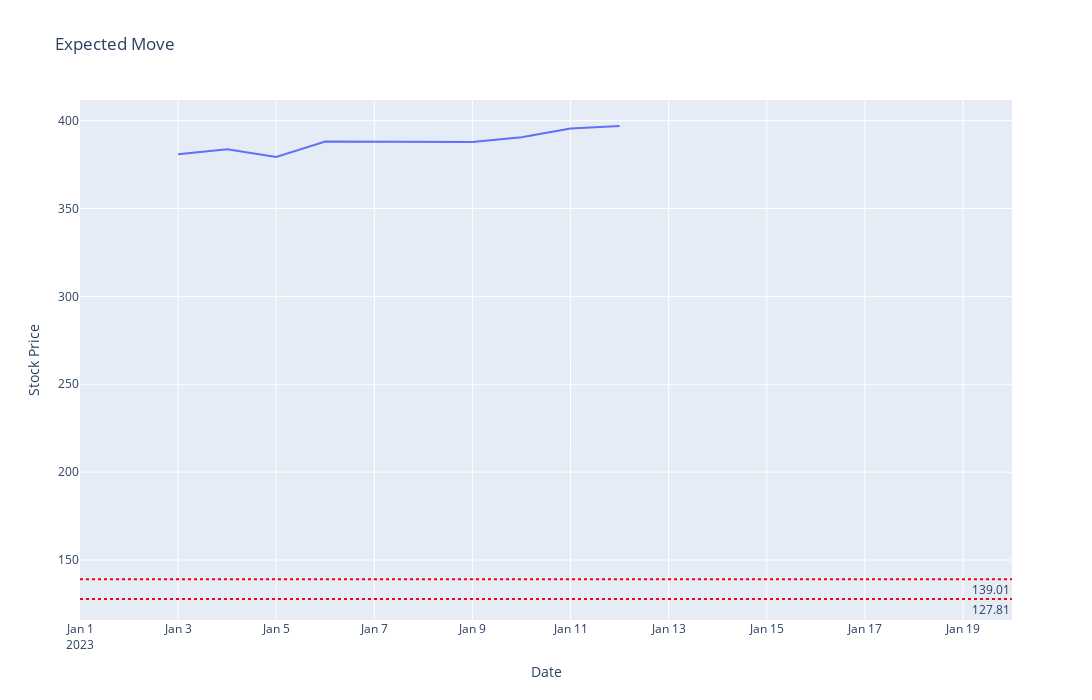

Notebook cell for this chart:
### Code cell
#extending time period into the future
b = pd.date_range(start =sDate, periods = 20)
data = yf.download('SPY', start = "2023-01-01")
#adding the future dates into the data dataframe
data.index.append(b)
fig = px.line(data, x=data.index, y=data['Close'], title = 'Expected Move')
fig.update_xaxes(range=["2023-01-01", Exp_Date ])
fig.add_hline(y=upper_move, line = dict(color = 'red', width =2), line_dash="dot", annotation_text=upper_move,
              annotation_position="bottom right")
fig.add_hline(y=lower_move, line = dict(color = 'red', width =2), line_dash="dot", annotation_text=lower_move, 
              annotation_position="bottom right")
fig.update_yaxes(title_text="Stock Price")
fig.update_xaxes(title_text="Date")
fig.update_layout(height=700, width=1500, 
                  showlegend=False)

fig.show()

### Figure 1 — Plotly figure (JSON) as saved in the notebook; plotly's stock layout.template omitted (floating-point values rounded to 4 significant figures)
{"data": [{"hovertemplate": "Date=%{x}<br>Close=%{y}<extra></extra>", "legendgroup": "", "line": {"color": "#636efa", "dash": "solid"}, "marker": {"symbol": "circle"}, "mode": "lines", "name": "", "orientation": "v", "showlegend": false, "type": "scatter", "x": ["2023-01-03T00:00:00", "2023-01-04T00:00:00", "2023-01-05T00:00:00", "2023-01-06T00:00:00", "2023-01-09T00:00:00", "2023-01-10T00:00:00", "2023-01-11T00:00:00", "2023-01-12T00:00:00"], "xaxis": "x", "y": [380.8, 383.8, 379.4, 388.1, 387.9, 390.6, 395.5, 397.0], "yaxis": "y"}], "layout": {"annotations": [{"showarrow": false, "text": "139.01", "x": 1, "xanchor": "right", "xref": "x domain", "y": 139.0, "yanchor": "top", "yref": "y"}, {"showarrow": false, "text": "127.81", "x": 1, "xanchor": "right", "xref": "x domain", "y": 127.8, "yanchor": "top", "yref": "y"}], "height": 700, "legend": {"tracegroupgap": 0}, "shapes": [{"line": {"color": "red", "dash": "dot", "width": 2}, "type": "line", "x0": 0, "x1": 1, "xref": "x domain", "y0": 139.0, "y1": 139.0, "yref": "y"}, {"line": {"color": "red", "dash": "dot", "width": 2}, "type": "line", "x0": 0, "x1": 1, "xref": "x domain", "y0": 127.8, "y1": 127.8, "yref": "y"}], "showlegend": false, "title": {"text": "Expected Move"}, "width": 1500, "xaxis": {"anchor": "y", "domain": [0, 1], "range": ["2023-01-01", "2023-01-20"], "title": {"text": "Date"}}, "yaxis": {"anchor": "x", "domain": [0, 1], "title": {"text": "Stock Price"}}}}
